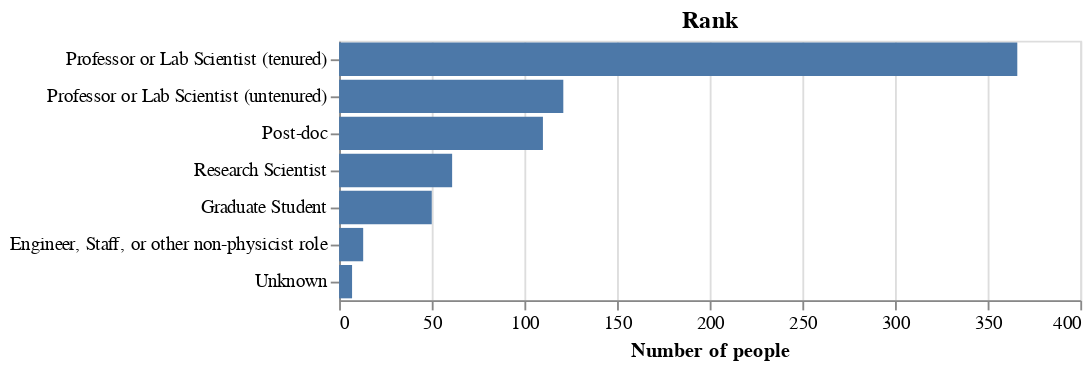

This figure's notebook cell:
### Markdown cell above
### Rank

### Code cell
(alt.Chart(data=survey, title="Rank")
    .mark_bar()
    .encode(
        y=alt.Y(shorthand="job_rank:N", sort='-x', title=""),
        x=alt.X(shorthand="count()",title="Number of people"),
        tooltip=alt.Tooltip("count():N"),
    )
)

### Figure 1 — Vega-Lite specification as saved in the notebook (floating-point values rounded to 4 significant figures; data arrays with more than 128 entries replaced by an {"elided": "..."} marker saying what was removed)
{"config": {"view": {"continuousWidth": 400, "continuousHeight": 300}}, "data": {"name": "data-8de81c8d48993bc13735766737e2b6a7"}, "mark": "bar", "encoding": {"tooltip": {"aggregate": "count", "type": "nominal"}, "x": {"aggregate": "count", "title": "Number of people", "type": "quantitative"}, "y": {"field": "job_rank", "sort": "-x", "title": "", "type": "nominal"}}, "title": "Rank", "$schema": "https://vega.github.io/schema/vega-lite/v4.17.0.json", "datasets": {"data-8de81c8d48993bc13735766737e2b6a7": {"elided": "728 records"}}}
